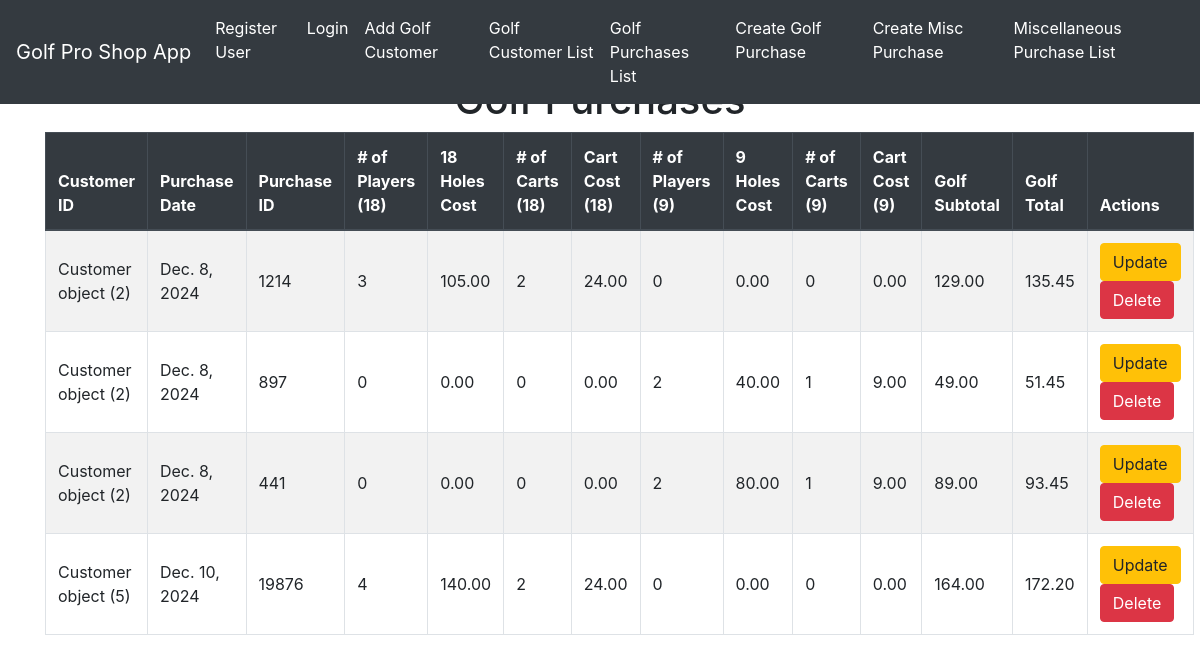
Page /gplist/ on the committed database.
### golfproapp/models.py (models this page shows, shortened)
class Golf_purchases(models.Model):
    customer_id = models.ForeignKey(Customer, on_delete=models.CASCADE)
    gp_date= models.DateField(default=timezone.now)
    gp_id = models.IntegerField(default=1, unique=True)
    num_18_players = models.IntegerField(default=1)
    holes_18_price = models.DecimalField(default=35.00, max_digits=10, decimal_places=2)
    num_9_players = models.IntegerField(default=1)
    holes_9_price = models.DecimalField(default=20.00, max_digits=10, decimal_places=2)
    num_18_carts = models.IntegerField(default=1)
    num_9_carts = models.IntegerField(default=1)
    cart_9_price = models.DecimalField(default=9.00, max_digits=10, decimal_places=2)
    cart_18_price = models.DecimalField(default=12.00, max_digits=10, decimal_places=2)
    golf_subtotal = models.DecimalField(default=0.00, max_digits=10, decimal_places=2)
    golf_tax=models.DecimalField(default=.05, max_digits=10, decimal_places=2)
    golf_total=models.DecimalField(default=.05, max_digits=10, decimal_places=2)

class Customer(models.Model):
    customer_id = models.AutoField(primary_key=True)
    golferchoice=[('Y','Yes'),('N','No'),]
    gchoice = models.CharField(max_length=1, choices=golferchoice, default='Y')
    fname = models.TextField(max_length=10, default="Golfer1")
    lname = models.TextField(max_length=10, default="Golfer1Lname")
    g_phone = models.CharField(default="555-867-5309", max_length=15)
    g_email = models.CharField(default="bob.smith@aol.com", max_length=30)

### golfproapp/views.py (the view)
# urls.py: path('gplist/', views.golf_purchases_list_view.as_view(), name = 'golf_purchase_list_view'),
class golf_purchases_list_view(ListView):
    model = Golf_purchases
    template_name = 'golf_purchases_list.html'
    context_object_name='golf_purchase_object_list'
    def get_queryset(self):
        queryset = super().get_queryset()
        return queryset

### golfproapp/templates/golfproapp/golf_purchases_list.html (shortened to what this page needs)
{% extends "golfproapp/layout.html" %}
{% block content %}
    <h1 class="text-center">Golf Purchases</h1>
    <table class="table table-bordered table-striped ">
        <thead class="thead-dark">
            <tr>
                <th>Customer ID</th>
                <th>Purchase Date</th>
                <th>Purchase ID</th>
                <th># of Players (18)</th>
                <th>18 Holes Cost</th>
                <th># of Carts (18)</th>
                <th>Cart Cost (18)</th>
                <th># of Players (9)</th>
                <th>9 Holes Cost</th>
                <th># of Carts (9)</th>
                <th>Cart Cost (9)</th>
                <th>Golf Subtotal</th>
                <th>Golf Total</th>
                <th>Actions</th>
            </tr>
        </thead>
        <tbody>
            {% for golf_purchase in object_list %}
            <tr>
                <td>{{ golf_purchase.customer_id }} </td>
                <td>{{ golf_purchase.gp_date }} </td>
                <td>{{ golf_purchase.gp_id }} </td>
                <td>{{ golf_purchase.num_18_players }} </td>
                <td>{{ golf_purchase.holes_18_price }} </td>
                <td>{{ golf_purchase.num_18_carts }} </td>
                <td>{{ golf_purchase.cart_18_price }} </td>
                <td>{{ golf_purchase.num_9_players }} </td>
                <td>{{ golf_purchase.holes_9_price }} </td>
                <td>{{ golf_purchase.num_9_carts }} </td>
                <td>{{ golf_purchase.cart_9_price }} </td>
                <td>{{ golf_purchase.golf_subtotal }} </td>
                <td>{{ golf_purchase.golf_total }} </td>
                <td>
                    <a href="{% url 'golf_purchase_update' golf_purchase.gp_id %}" class="btn btn-warning" >Update</a>
                    <a href="{% url 'golf_purchase_delete' golf_purchase.gp_id %}" class="btn btn-danger" >Delete</a>
                </td>
            </tr>
            {% endfor %}
        </tbody>
    </table>
{% endblock %}

### golfproapp/templates/golfproapp/layout.html (style rules this page uses)
body { padding-top: 56px; }
.table th, .table td { vertical-align: middle; }

### rows in the picture
Golf_purchases: customer_id "Customer object (2)", gp_date "Dec. 8, 2024", gp_id "1214", num_18_players "3", holes_18_price "105.00", num_18_carts "2", cart_18_price "24.00", num_9_players "0", holes_9_price "0.00", num_9_carts "0", cart_9_price "0.00", golf_subtotal "129.00", golf_total "135.45"
Golf_purchases: customer_id "Customer object (2)", gp_date "Dec. 8, 2024", gp_id "897", num_18_players "0", holes_18_price "0.00", num_18_carts "0", cart_18_price "0.00", num_9_players "2", holes_9_price "40.00", num_9_carts "1", cart_9_price "9.00", golf_subtotal "49.00", golf_total "51.45"
Golf_purchases: customer_id "Customer object (2)", gp_date "Dec. 8, 2024", gp_id "441", num_18_players "0", holes_18_price "0.00", num_18_carts "0", cart_18_price "0.00", num_9_players "2", holes_9_price "80.00", num_9_carts "1", cart_9_price "9.00", golf_subtotal "89.00", golf_total "93.45"
Golf_purchases: customer_id "Customer object (5)", gp_date "Dec. 10, 2024", gp_id "19876", num_18_players "4", holes_18_price "140.00", num_18_carts "2", cart_18_price "24.00", num_9_players "0", holes_9_price "0.00", num_9_carts "0", cart_9_price "0.00", golf_subtotal "164.00", golf_total "172.20"
